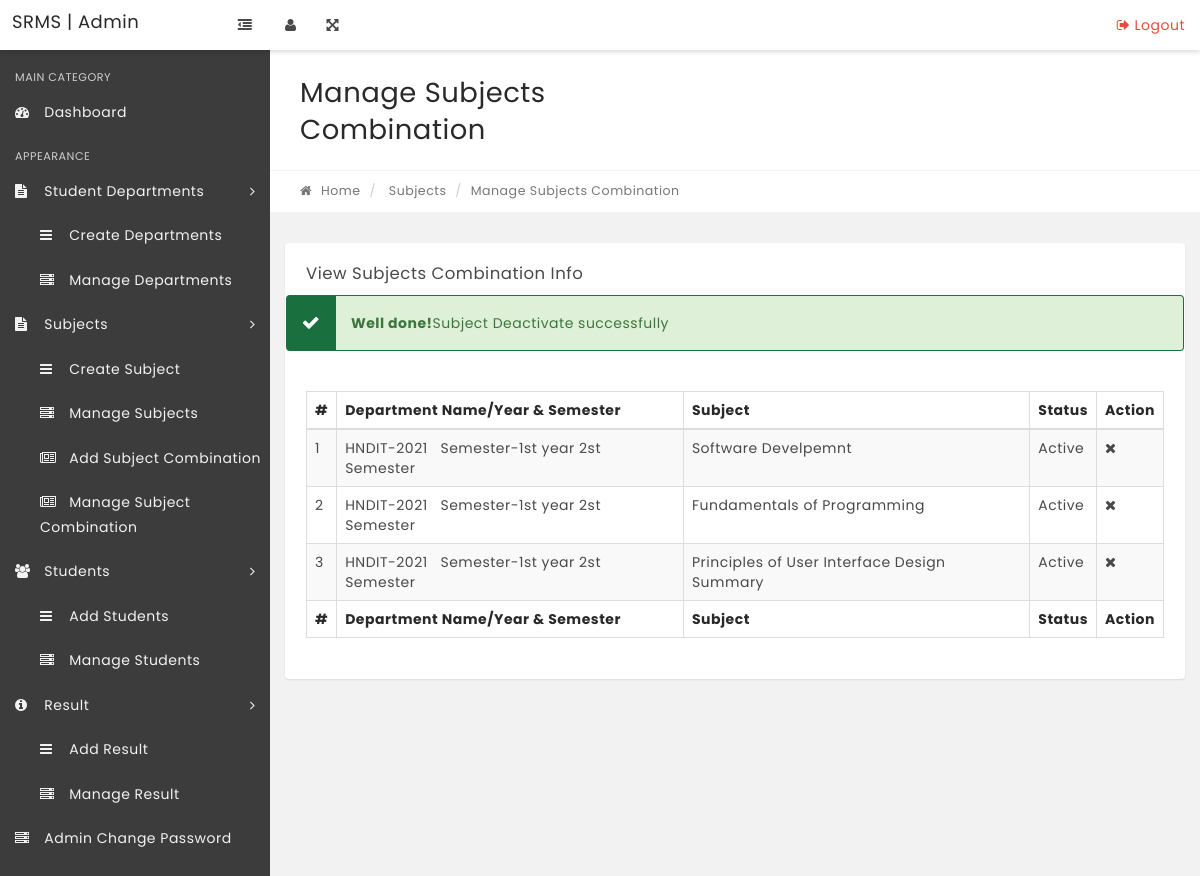
Page /manage-subjectcombination.php?did=1 on the committed database.
### tables this page shows
CREATE TABLE IF NOT EXISTS `tblsubjectcombination` (
  `id` int(11) NOT NULL AUTO_INCREMENT,
  `ClassId` int(11) NOT NULL,
  `SubjectId` int(11) NOT NULL,
  `status` int(1) DEFAULT NULL,
  `CreationDate` timestamp NOT NULL DEFAULT current_timestamp(),
  `Updationdate` timestamp NOT NULL DEFAULT current_timestamp(),
  PRIMARY KEY (`id`)
);

CREATE TABLE IF NOT EXISTS `tblclasses` (
  `id` int(11) NOT NULL AUTO_INCREMENT,
  `ClassName` varchar(80) DEFAULT NULL,
  `ClassNameNumeric` int(20) NOT NULL,
  `Section` varchar(50) NOT NULL,
  `CreationDate` timestamp NOT NULL DEFAULT current_timestamp(),
  `UpdationDate` timestamp NULL DEFAULT NULL ON UPDATE current_timestamp(),
  PRIMARY KEY (`id`)
);

CREATE TABLE IF NOT EXISTS `tblsubjects` (
  `id` int(11) NOT NULL AUTO_INCREMENT,
  `SubjectName` varchar(100) NOT NULL,
  `SubjectCode` varchar(100) NOT NULL,
  `Creationdate` timestamp NOT NULL DEFAULT current_timestamp(),
  `UpdationDate` timestamp NOT NULL DEFAULT '0000-00-00 00:00:00' ON UPDATE current_timestamp(),
  PRIMARY KEY (`id`)
);

### manage-subjectcombination.php (the view, shortened to what this page needs)
<?php
include('includes/config.php');
if(strlen($_SESSION['alogin'])=="")
    {
    header("Location: index.php");
    }
    else{
if(isset($_GET['did']))
{
$msg="Subject Deactivate successfully";
}
?>
<!DOCTYPE html>
<html lang="en">
    <head>
        <link rel="stylesheet" href="css/bootstrap.min.css" media="screen" >
        <link rel="stylesheet" href="css/font-awesome.min.css" media="screen" >
        <link rel="stylesheet" href="css/animate-css/animate.min.css" media="screen" >
        <link rel="stylesheet" href="css/lobipanel/lobipanel.min.css" media="screen" >
        <link rel="stylesheet" href="css/prism/prism.css" media="screen" >
        <link rel="stylesheet" type="text/css" href="js/DataTables/datatables.min.css"/>
        <link rel="stylesheet" href="css/main.css" media="screen" >
    </head>
    <body class="top-navbar-fixed">
        <div class="main-wrapper">
   <?php include('includes/topbar.php');?>
            <div class="content-wrapper">
                <div class="content-container">
<?php include('includes/leftbar.php');?>
                    <div class="main-page">
                        <div class="container-fluid">
                            <div class="row page-title-div">
                                <div class="col-md-6">
                                    <h2 class="title">Manage Subjects Combination</h2>
                                </div>
                            </div>
                            <div class="row breadcrumb-div">
                                <div class="col-md-6">
                                    <ul class="breadcrumb">
            							<li><a href="dashboard.php"><i class="fa fa-home"></i> Home</a></li>
                                        <li> Subjects</li>
            							<li class="active">Manage Subjects Combination</li>
            						</ul>
                                </div>
                            </div>
                        </div>
                        <section class="section">
                            <div class="container-fluid">
                                <div class="row">
                                    <div class="col-md-12">
                                        <div class="panel">
                                            <div class="panel-heading">
                                                <div class="panel-title">
                                                    <h5>View Subjects Combination Info</h5>
                                                </div>
                                            </div>
<?php if($msg){?>
<div class="alert alert-success left-icon-alert" role="alert">
 <strong>Well done!</strong><?php echo htmlentities($msg); ?>
 </div><?php }
else if($error){?>
    <div class="alert alert-danger left-icon-alert" role="alert">
                                            <strong>Oh snap!</strong> <?php echo htmlentities($error); ?>
                                        </div>
                                        <?php } ?>
                                            <div class="panel-body p-20">
                                                <table id="example" class="display table table-striped table-bordered" cellspacing="0" width="100%">
                                                    <thead>
                                                        <tr>
                                                            <th>#</th>
                                                            <th>Department Name/Year & Semester</th>
                                                            <th>Subject </th>
                                                            <th>Status</th>
                                                            <th>Action</th>
                                                        </tr>
                                                    </thead>
                                                    <tfoot>
                                                        <tr>
                                                          <th>#</th>
                                                            <th>Department Name/Year & Semester</th>
                                                            <th>Subject </th>
                                                            <th>Status</th>
                                                            <th>Action</th>
                                                        </tr>
                                                    </tfoot>
                                                    <tbody>
<?php $sql = "SELECT tblclasses.ClassName,tblclasses.Section,tblsubjects.SubjectName,tblsubjectcombination.id as scid,tblsubjectcombination.status from tblsubjectcombination join tblclasses on tblclasses.id=tblsubjectcombination.ClassId  join tblsubjects on tblsubjects.id=tblsubjectcombination.SubjectId";
$query = $dbh->prepare($sql);
$query->execute();
$results=$query->fetchAll(PDO::FETCH_OBJ);
$cnt=1;
if($query->rowCount() > 0)
{
foreach($results as $result)
{   ?>
<tr>
 <td><?php echo htmlentities($cnt);?></td>
                                                            <td><?php echo htmlentities($result->ClassName);?> &nbsp; Semester-<?php echo htmlentities($result->Section);?></td>
                                                            <td><?php echo htmlentities($result->SubjectName);?></td>
                                                             <td><?php $stts=$result->status;
if($stts=='0')
{
	echo htmlentities('Inactive');
}
else
{
	echo htmlentities('Active');
}
                                                             ?></td>
<td>
<?php if($stts=='0')
{ ?>
<a href="manage-subjectcombination.php?acid=<?php echo htmlentities($result->scid);?>" onclick="confirm('do you really want to ativate this subject');"><i class="fa fa-check" title="Acticvate Record"></i> </a><?php } else {?>
<a href="manage-subjectcombination.php?did=<?php echo htmlentities($result->scid);?>" onclick="confirm('do you really want to deativate this subject');"><i class="fa fa-times" title="Deactivate Record"></i> </a>
<?php }?>
</td>
</tr>
<?php $cnt=$cnt+1;}} ?>
                                                    </tbody>
                                                </table>
                                            </div>
                                        </div>
                                    </div>
                                                </div>
                                            </div>
                                        </div>
                                    </div>
                                </div>
                            </div>
    </body>
</html>
<?php } ?>

### rows in the picture
tblsubjectcombination: ClassId.ClassName "HNDIT-2021", ClassId.Section "1st year 2st Semester", SubjectId.SubjectName "Software Develpemnt"
tblsubjectcombination: ClassId.ClassName "HNDIT-2021", ClassId.Section "1st year 2st Semester", SubjectId.SubjectName "Fundamentals of Programming"
tblsubjectcombination: ClassId.ClassName "HNDIT-2021", ClassId.Section "1st year 2st Semester", SubjectId.SubjectName "Principles of User Interface Design Summary"

### other values in the picture
$msg "Subject Deactivate successfully"
